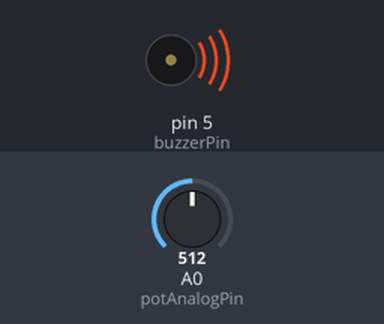
Bench run of a sketch on a simulated Arduino Uno, built with avr-gcc and run on an emulated ATmega328P. Shown: buzzer (waves = sounding). Inputs (shaded band) come from the test bench; at power-on: A0 (potAnalogPin) = 512.

Above: at 0.1 s.
Timing chart, 0 to 1.6 s (numbered marks = the images above):
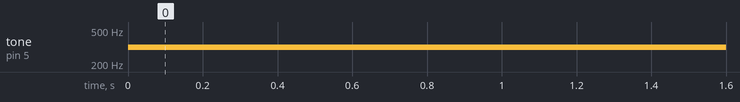

The sketch:

Ejercicio4.ino
```cpp
//EJERCICIO 4 - CONTROLAR FRECUENCIA DE SONIDO BUZZER CON POTENCIÓMETRO
//CURSO DE INICIACIÓN DE ARDUINO - ALBERTO QUESADA PABLOS

const int potAnalogPin = A0;   // Definición del pin analógico donde está conectado el potenciómetro
const int buzzerPin = 5;   //Definición del pin del Buzzer

int valorPot = 0;   // Valor leído directamente desde el potenciómetro
int valorSalida = 0;   // Valor de salida para el PWM (Salida analógica)
int multiplicador = 2; // Valor para ajustar el rango de frecuencia

// La función setup() se ejecuta 1 vez cuando se presiona el botón de reset o de alimentación de la placa
void setup()
{
  // Inicializar el pin digital del LED como salida (OUTPUT)
  pinMode(buzzerPin, OUTPUT);
}

// La función loop() se ejecuta una y otra vez infinitamente
void loop()
{
  // Se lee el valor analógico del potenciómetro
  valorPot = analogRead(potAnalogPin);

  // Se mapea dicho valor en el rango de salidas analógicas
  valorSalida = map(valorPot, 0, 1024, 0, 255); //REVISAR FUNCION

  // Función para modificar la frecuencia (en Hz) del sonido emitido por el buzzer
  // Se suma 31 puesto que el valor mínimo son 31Hz y se multiplica por 2 para tener un poco más de rango
  // El rango pues sería desde [31 * n -- (255+31) * n] Hz
  // Ej. n = 2 -> [62 -- 572]Hz
  tone(buzzerPin,(valorSalida + 31) * 2);
}
```

Measured:
- by itself, tone on pin 5 (buzzerPin): silent → 316 Hz at 0.00 s
